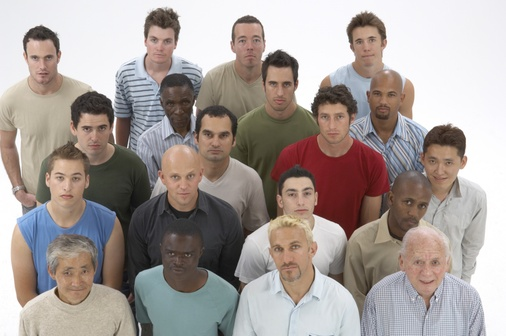
#> input picture Face_search/face_library/faces0.jpg, 506 x 336 px, shrunk from 2125 x 1411 before the run
$ python none.py
#> lines starting #> are read from the running program, lines starting #| are printed output that depends on the picture
import cv2
import time
import os
time_start = time.time()
list_image = ['faces0.jpg', 'faces1.jpg', 'faces2.jpg', 'faces3.jpg', 'faces4.jpg', 'faces5.jpg',
              'faces6.jpg', 'faces7.jpg', 'faces8.jpg', 'faces9.jpg']

def find_faces(images):
#> called with images = 'faces0.jpg'
    image_path = images
    face_cascade = cv2.CascadeClassifier('haarcascade_frontalface_default.xml')
    image = cv2.imread(image_path)
#> image is the input picture: shape (336, 506, 3); mean B, G, R 152.9, 157, 166.5
    faces_detected = 0

    for i in range(4):
        gray = cv2.cvtColor(image, cv2.COLOR_BGR2GRAY)
        faces = face_cascade.detectMultiScale(
            gray,
            scaleFactor= 1.1,
            minNeighbors= 30,
            minSize=(4, 4)
        )
        faces_detected += len(faces)
        # Рисуем квадраты вокруг лиц
        for (x, y, w, h) in faces:
            cv2.rectangle(image, (x, y), (x+w, y+h), (255, 255, 0), 2)
        (h, w, d) = image.shape
        center = (w // 2, h // 2)
        M = cv2.getRotationMatrix2D(center, 90, 1.0)
        image = cv2.warpAffine(image, M, (w, h))
#> this loop made 4 passes
#> pass 1, in find_faces, `gray = cv2.cvtColor(image, cv2.COLOR_BGR2GRAY)`:
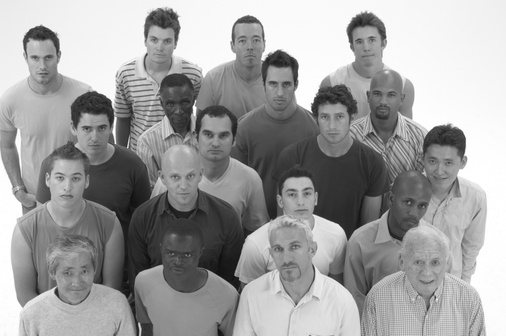
#> gray: shape (336, 506); min 14, max 255, mean 159.3
#> pass 1, in find_faces, `image = cv2.warpAffine(image, M, (w, h))`:
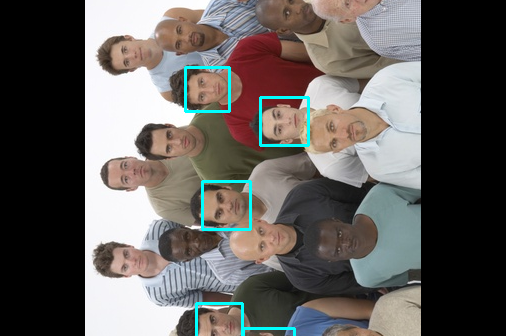
#> image: shape (336, 506, 3); mean B, G, R 91.3, 94, 97.6
#> pass 2, in find_faces, `gray = cv2.cvtColor(image, cv2.COLOR_BGR2GRAY)`:
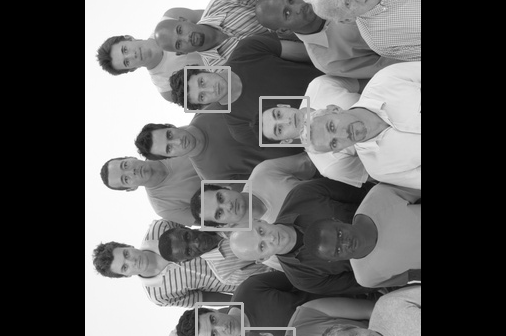
#> gray: shape (336, 506); min 0, max 255, mean 94.8
#> pass 2, in find_faces, `image = cv2.warpAffine(image, M, (w, h))`:
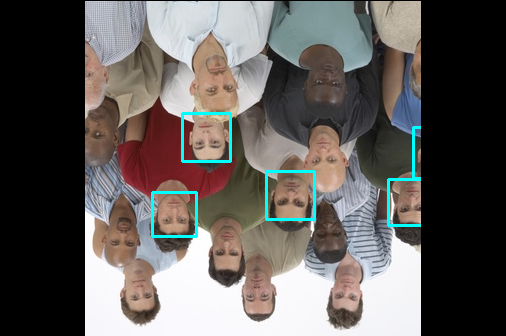
#> image: shape (336, 506, 3); mean B, G, R 90.8, 93.5, 97.1
#> after the loop:
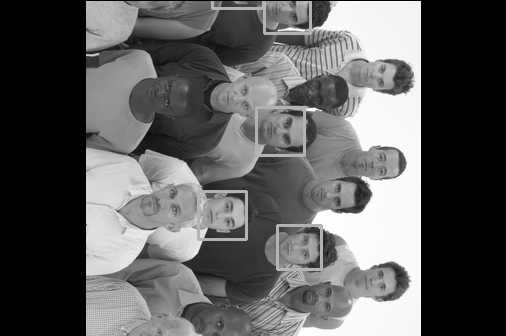
#> gray: shape (336, 506); min 0, max 255, mean 93.9
#> after the loop:
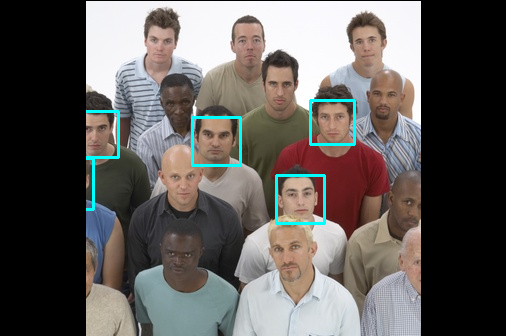
#> image: shape (336, 506, 3); mean B, G, R 90.4, 93.2, 96.7
#> after the loop, faces_detected = 6
    cv2.imwrite(f"_{images}_processed.jpg", image)
    print(f'Лиц обнаружено: {faces_detected}')
#| Лиц обнаружено: 6
os.chdir('face_library')
for image in list_image:
    find_faces(image)
#> pass 2 of the loop `for image in list_image:`:
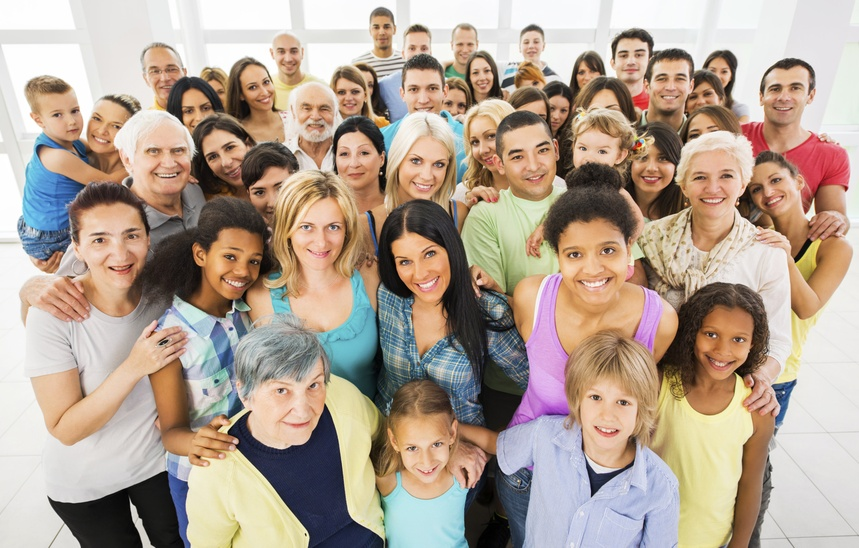
#> input picture Face_search/face_library/faces1.jpg, 859 x 548 px, shrunk from 3607 x 2303 before the run
#> in find_faces, image is the input picture: shape (548, 859, 3); mean B, G, R 147.7, 162, 178.6
#> after the loop in find_faces (call 2), `for i in range(4):`:
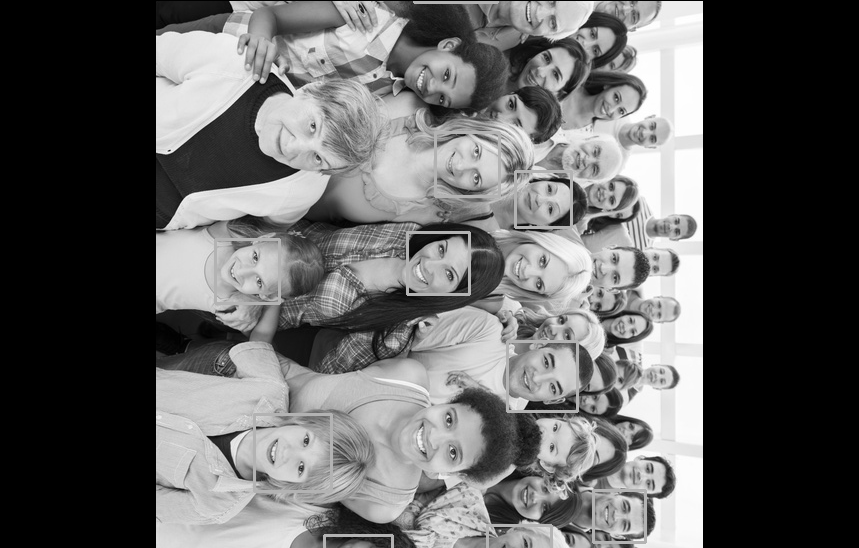
#> gray: shape (548, 859); min 0, max 255, mean 97.6
#> after the loop in find_faces (call 2), `for i in range(4):`:
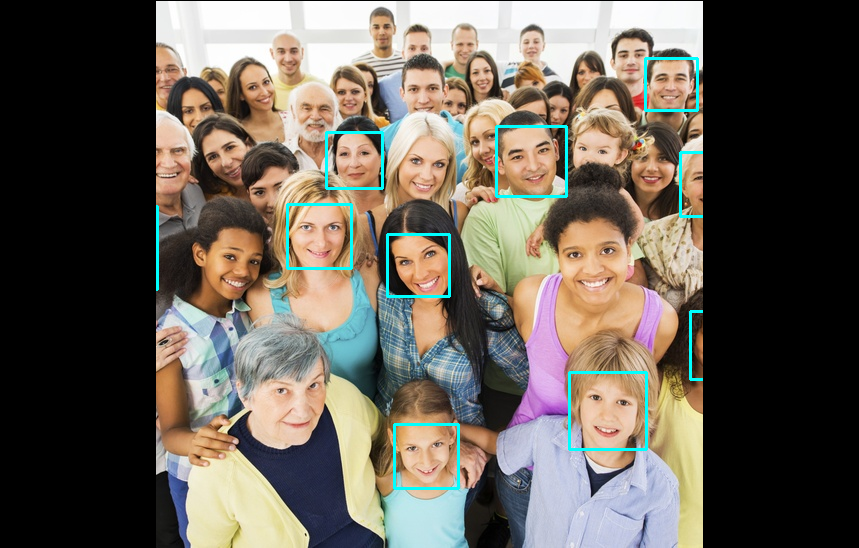
#> image: shape (548, 859, 3); mean B, G, R 87, 96.6, 103.5
#> after the loop in find_faces (call 2), `for i in range(4):`: faces_detected = 11
#| Лиц обнаружено: 11
#> pass 3 of the loop `for image in list_image:`:
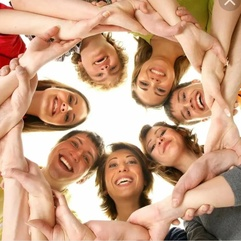
#> input picture Face_search/face_library/faces2.jpg, 241 x 241 px, shrunk from 1014 x 1014 before the run
#> in find_faces, image is the input picture: shape (241, 241, 3); mean B, G, R 132.7, 159.9, 200.3
#> the loop in find_faces (call 3), `for i in range(4):` made 4 passes
#> pass 1, in find_faces (call 3), `gray = cv2.cvtColor(image, cv2.COLOR_BGR2GRAY)`:
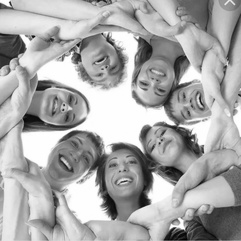
#> gray: shape (241, 241); min 1, max 255, mean 168.9
#> after the loop in find_faces (call 3), `for i in range(4):`:
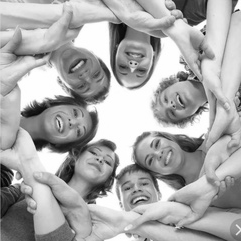
#> gray: shape (241, 241); min 1, max 255, mean 168.9
#> after the loop in find_faces (call 3), `for i in range(4):`: faces_detected = 0
#| Лиц обнаружено: 0
#> (the run stopped early here; a loop or call above may not have finished)
